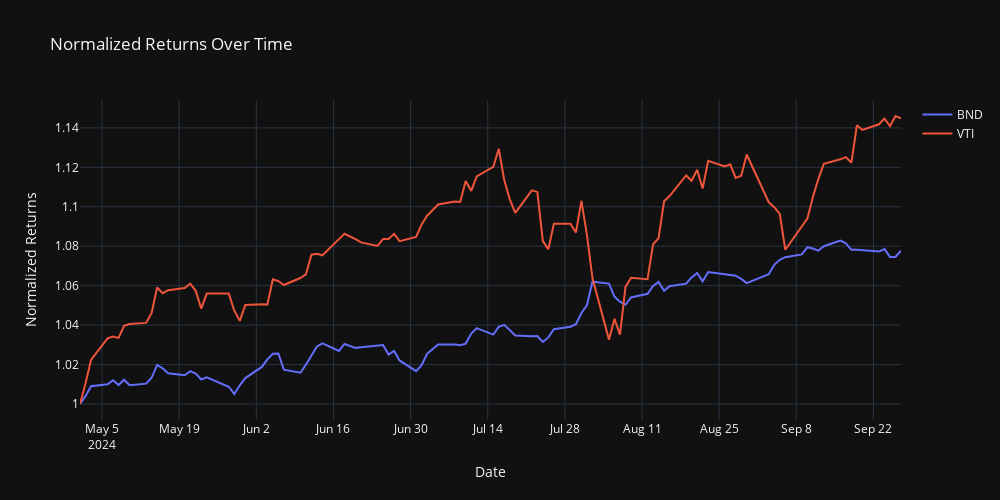

Notebook source saved alongside this figure:
### Code cell
def get_returns_and_covariance(stocks, plot=True, **kwargs):
    stockData = yf.download(stocks, **kwargs)["Adj Close"]
    stockData = adjust_start_date(stockData, kwargs["start"])
    print(stockData)
    if plot:
        plot_returns(stockData)
    returns = stockData.pct_change()
    meanReturns = returns.mean()
    covMatrix = returns.cov()
    return meanReturns, covMatrix

meanReturns, covMatrix = get_returns_and_covariance(["VTI", "BND"], start="2024-05-01", end="2024-09-30")
meanReturns
